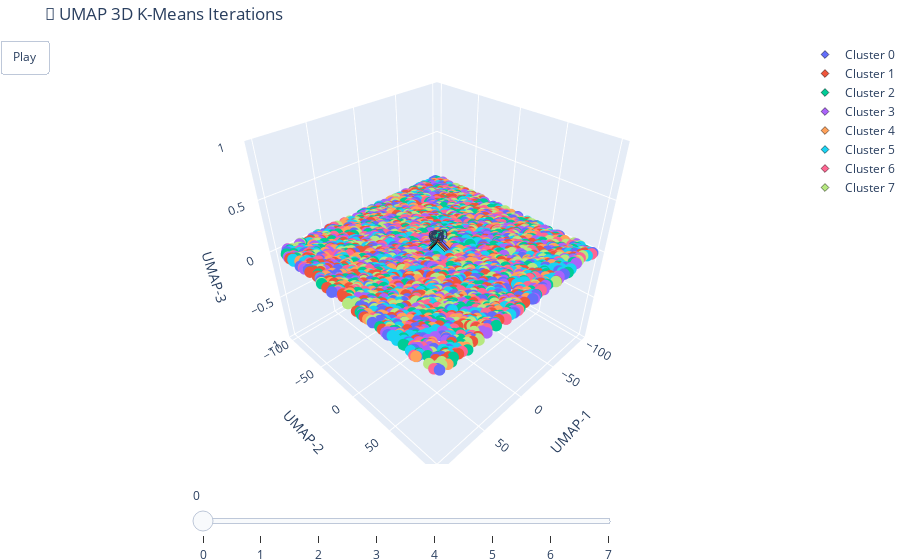

Here is the notebook cell this chart was saved with:
### Code cell
# Bernat: any setting <1 will cause sorting order artifacts because of
# the rendering engine's static sorting order on transparents.
point_opacity = 1

colors = px.colors.qualitative.Plotly

# Static layout
layout = go.Layout(
    title="🌌 UMAP 3D K-Means Iterations",
    margin=dict(l=0, r=0, b=0, t=40),
    scene=dict(
        xaxis_title='UMAP-1',
        yaxis_title='UMAP-2',
        zaxis_title='UMAP-3',
        bgcolor='white'
    ),
    updatemenus=[dict(
        type='buttons',
        showactive=False,
        buttons=[dict(label='Play', method='animate', args=[None])]
    )],
    sliders=[dict(
        steps=[dict(method='animate', args=[[f'frame{k}']], label=str(k)) for k in range(len(iterations))],
        transition=dict(duration=0),
        x=0.156, y=0, len=0.6
    )]
)

# Initial empty figure
fig = go.Figure(layout=layout)

# Initial data for frame 0
iter0 = iteration_meta[0]
cmap = {cid: colors[i % len(colors)] for i, cid in enumerate(np.unique(iter0['centroid_ids']))}

for cid in cmap:
    mask = iter0['point_cluster_ids'] == cid
    fig.add_trace(go.Scatter3d(
        x=points_3d_per_iter[0][mask, 0],
        y=points_3d_per_iter[0][mask, 1],
        z=points_3d_per_iter[0][mask, 2],
        mode='markers',
        marker=dict(size=4, color=cmap[cid], opacity=point_opacity),
        showlegend=False
    ))
    mask = iter0['centroid_ids'] == cid
    fig.add_trace(go.Scatter3d(
        x=centroids_3d_per_iter[0][mask, 0],
        y=centroids_3d_per_iter[0][mask, 1],
        z=centroids_3d_per_iter[0][mask, 2],
        mode='markers+text',
        marker=dict(size=6, symbol='diamond', color=cmap[cid], line=dict(width=0.5, color='black')),
        name=f'Cluster {cid}',
        text=[f"C{cid}"] * np.sum(mask),
        textposition="top center"
    ))

# Add frames
frames = []
for k, meta in enumerate(iteration_meta):
    frame_data = []
    cmap = {cid: colors[i % len(colors)] for i, cid in enumerate(np.unique(meta['centroid_ids']))}

    for cid in cmap:
        mask_p = meta['point_cluster_ids'] == cid
        mask_c = meta['centroid_ids'] == cid

        frame_data.append(go.Scatter3d(
            x=points_3d_per_iter[k][mask_p, 0],
            y=points_3d_per_iter[k][mask_p, 1],
            z=points_3d_per_iter[k][mask_p, 2],
            mode='markers',
            marker=dict(size=4, color=cmap[cid], opacity=point_opacity),
            showlegend=False
        ))
        frame_data.append(go.Scatter3d(
            x=centroids_3d_per_iter[k][mask_c, 0],
            y=centroids_3d_per_iter[k][mask_c, 1],
            z=centroids_3d_per_iter[k][mask_c, 2],
            mode='markers+text',
            marker=dict(size=6, symbol='diamond', color=cmap[cid], line=dict(width=0.5, color='black')),
            name=f'Cluster {cid}',
            text=[f"C{cid}"] * np.sum(mask_c),
            textposition="top center"
        ))

    frames.append(go.Frame(data=frame_data, name=f"frame{k}"))

fig.frames = frames
fig.show()

### Figure 1 — Plotly figure (JSON) as saved in the notebook; plotly's stock layout.template omitted (floating-point values rounded to 4 significant figures; data arrays with more than 128 entries replaced by an {"elided": "..."} marker saying what was removed)
{"data": [{"marker": {"color": "#636EFA", "opacity": 1, "size": 4}, "mode": "markers", "showlegend": false, "type": "scatter3d", "x": {"elided": "437 float values"}, "y": {"elided": "437 float values"}, "z": {"elided": "437 float values"}}, {"marker": {"color": "#636EFA", "line": {"color": "black", "width": 0.5}, "size": 6, "symbol": "diamond"}, "mode": "markers+text", "name": "Cluster 0", "text": ["C0"], "textposition": "top center", "type": "scatter3d", "x": [-3.247], "y": [1.378], "z": [0.0]}, {"marker": {"color": "#EF553B", "opacity": 1, "size": 4}, "mode": "markers", "showlegend": false, "type": "scatter3d", "x": {"elided": "437 float values"}, "y": {"elided": "437 float values"}, "z": {"elided": "437 float values"}}, {"marker": {"color": "#EF553B", "line": {"color": "black", "width": 0.5}, "size": 6, "symbol": "diamond"}, "mode": "markers+text", "name": "Cluster 1", "text": ["C1"], "textposition": "top center", "type": "scatter3d", "x": [-1.289], "y": [-0.2212], "z": [0.0]}, {"marker": {"color": "#00CC96", "opacity": 1, "size": 4}, "mode": "markers", "showlegend": false, "type": "scatter3d", "x": {"elided": "437 float values"}, "y": {"elided": "437 float values"}, "z": {"elided": "437 float values"}}, {"marker": {"color": "#00CC96", "line": {"color": "black", "width": 0.5}, "size": 6, "symbol": "diamond"}, "mode": "markers+text", "name": "Cluster 2", "text": ["C2"], "textposition": "top center", "type": "scatter3d", "x": [0.7669], "y": [-1.662], "z": [0.0]}, {"marker": {"color": "#AB63FA", "opacity": 1, "size": 4}, "mode": "markers", "showlegend": false, "type": "scatter3d", "x": {"elided": "437 float values"}, "y": {"elided": "437 float values"}, "z": {"elided": "437 float values"}}, {"marker": {"color": "#AB63FA", "line": {"color": "black", "width": 0.5}, "size": 6, "symbol": "diamond"}, "mode": "markers+text", "name": "Cluster 3", "text": ["C3"], "textposition": "top center", "type": "scatter3d", "x": [-1.7], "y": [-0.9774], "z": [0.0]}, {"marker": {"color": "#FFA15A", "opacity": 1, "size": 4}, "mode": "markers", "showlegend": false, "type": "scatter3d", "x": {"elided": "437 float values"}, "y": {"elided": "437 float values"}, "z": {"elided": "437 float values"}}, {"marker": {"color": "#FFA15A", "line": {"color": "black", "width": 0.5}, "size": 6, "symbol": "diamond"}, "mode": "markers+text", "name": "Cluster 4", "text": ["C4"], "textposition": "top center", "type": "scatter3d", "x": [1.2], "y": [0.2033], "z": [0.0]}, {"marker": {"color": "#19D3F3", "opacity": 1, "size": 4}, "mode": "markers", "showlegend": false, "type": "scatter3d", "x": {"elided": "437 float values"}, "y": {"elided": "437 float values"}, "z": {"elided": "437 float values"}}, {"marker": {"color": "#19D3F3", "line": {"color": "black", "width": 0.5}, "size": 6, "symbol": "diamond"}, "mode": "markers+text", "name": "Cluster 5", "text": ["C5"], "textposition": "top center", "type": "scatter3d", "x": [3.616], "y": [2.868], "z": [0.0]}, {"marker": {"color": "#FF6692", "opacity": 1, "size": 4}, "mode": "markers", "showlegend": false, "type": "scatter3d", "x": {"elided": "437 float values"}, "y": {"elided": "437 float values"}, "z": {"elided": "437 float values"}}, {"marker": {"color": "#FF6692", "line": {"color": "black", "width": 0.5}, "size": 6, "symbol": "diamond"}, "mode": "markers+text", "name": "Cluster 6", "text": ["C6"], "textposition": "top center", "type": "scatter3d", "x": [0.5795], "y": [0.9712], "z": [0.0]}, {"marker": {"color": "#B6E880", "opacity": 1, "size": 4}, "mode": "markers", "showlegend": false, "type": "scatter3d", "x": {"elided": "437 float values"}, "y": {"elided": "437 float values"}, "z": {"elided": "437 float values"}}, {"marker": {"color": "#B6E880", "line": {"color": "black", "width": 0.5}, "size": 6, "symbol": "diamond"}, "mode": "markers+text", "name": "Cluster 7", "text": ["C7"], "textposition": "top center", "type": "scatter3d", "x": [1.679], "y": [1.892], "z": [0.0]}], "layout": {"margin": {"b": 0, "l": 0, "r": 0, "t": 40}, "scene": {"bgcolor": "white", "xaxis": {"title": {"text": "UMAP-1"}}, "yaxis": {"title": {"text": "UMAP-2"}}, "zaxis": {"title": {"text": "UMAP-3"}}}, "sliders": [{"len": 0.6, "steps": [{"args": [["frame0"]], "label": "0", "method": "animate"}, {"args": [["frame1"]], "label": "1", "method": "animate"}, {"args": [["frame2"]], "label": "2", "method": "animate"}, {"args": [["frame3"]], "label": "3", "method": "animate"}, {"args": [["frame4"]], "label": "4", "method": "animate"}, {"args": [["frame5"]], "label": "5", "method": "animate"}, {"args": [["frame6"]], "label": "6", "method": "animate"}, {"args": [["frame7"]], "label": "7", "method": "animate"}], "transition": {"duration": 0}, "x": 0.156, "y": 0}], "title": {"text": "🌌 UMAP 3D K-Means Iterations"}, "updatemenus": [{"buttons": [{"args": [null], "label": "Play", "method": "animate"}], "showactive": false, "type": "buttons"}]}}
